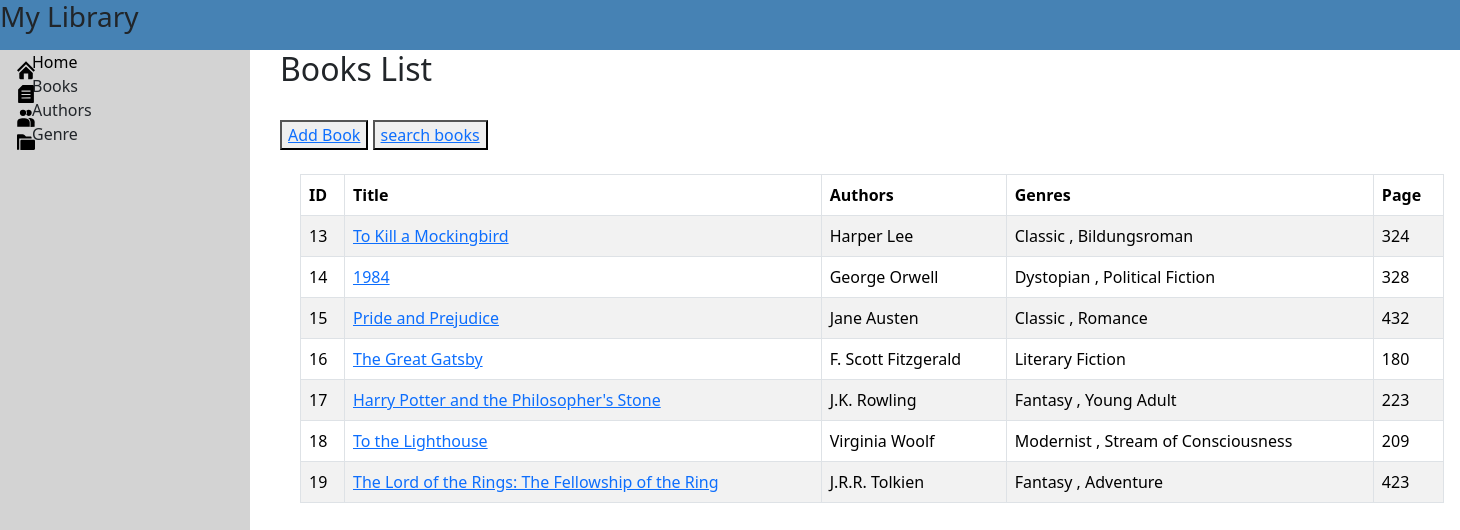
The page /books/ on the database its author committed.
### MainApp/models.py (models this page shows, shortened)
class Book(models.Model):
    title = models.CharField(max_length=255)
    pages = models.IntegerField()
    published_by = models.CharField(max_length=255)
    quote = models.CharField(max_length=255)
    authors = models.ManyToManyField(Author, related_name="books", through='BookAuthor')
    genres = models.ManyToManyField(Genre, related_name='books', through='BookGenre')

class Author(models.Model):
    name = models.CharField(max_length=200)
    class Meta:
        constraints = [
            models.UniqueConstraint(
                fields=["name"], name="unique_author_name"
            )
        ]

class Genre(models.Model):
    name = models.CharField(max_length=200)
    class Meta:
        constraints = [
            models.UniqueConstraint(
                fields=["name"], name="unique_genre_name"
            )
        ]

### MainApp/views.py (the view)
# urls.py: path('books/', views.book_list, name='book_list'),
def book_list(request):
    books = Book.objects.all()
    return render(request, 'book_list.html', {'books': books})

### MainApp/templates/book_list.html (shortened to what this page needs)
{% extends "master.html" %}
{% block content %}
  <h2>Books List</h2>
  <br>
  <div>
    <button><a href="{% url 'book_create' %}">Add Book</a></button>
    <button><a href="{% url 'search' %}">search books</a></button>
  </div>
  <br>
  <div class="row fixTableHead" style="width:80%; overflow:auto; margin-left:20px;">
    <table class="table table-bordered table-striped" id="tblmain" spellcheck="false">
      <thead class="table-bordered " style="background-color: lightskyblue;">
        <tr>
          <th scope="col" class=""> ID </th>
          <th scope="col" class=""> Title </th>
          <th scope="col"> Authors </th>
          <th scope="col"> Genres </th>
          <th scope="col"> Page </th>
        </tr>
      </thead>
      <tbody id="tbodymain" activerowidx="0">
        {% for book in books %}
          <tr>
            <td class="field-id">{{ book.id }} </td>
            <td class="field-title"><a href="{% url 'book_detail' book.id %}">{{ book.title }}</a></td>
            <td class="field-authors">
              {% for author in book.authors.all %}
                {{ author.name }}
              {% endfor %}
            </td>
            <td class="field-genres">
              {% for genre in book.genres.all %}
                {{ genre.name }}
                {% if not forloop.last %}, {% endif %}
              {% endfor %}
            </td>
            <td class="field-page">{{ book.pages }} </td>
          </tr>
          {% endfor %}
      </tbody>
    </table>
  </div>
{% endblock %}

### MainApp/templates/master.html (shortened to what this page needs)
<!DOCTYPE html>
<html>
<head>
  <link rel="stylesheet" href="{% static 'css/portal.css' %}">
  {% load bootstrap5 %}
  {% bootstrap_css %}
</head>
<body>
<header id="globalHeader" class='header'>
  <div >
    <h3> My Library</h3>
  </div>
</header>
<div class="master-wrapper">
  <nav class="side-nav" id="navbarSide">
    <div class="wrapper">
      <ul class="primary-list" id="listPrimary" data-role="tooltip">
        <li class="menu-item" data-menuid="100" id="homeNav">
          <div class="nav-icon">
            <img src="{% static 'img/icon_home.svg' %}" alt="Home" class="navimg">
          </div>
          <a tabindex="0" class="nav-link " href="/" style="color: black;">Home</a>
        </li>
        <li class="menu-item" data-menuid="101" id="booksNav">
          <div class="nav-icon">
            <img src="{% static 'img/icon_books.svg' %}" alt="Home" class="navimg">
          </div>
          <a tabindex="0" class="nav-link " href="/books">Books</a>
        </li>
        <li class="menu-item" data-menuid="102" id="authorsNav">
          <div class="nav-icon">
            <img src="{% static 'img/icon_authors.svg' %}" alt="Authors" class="navimg">
          </div>
          <a tabindex="0" class="nav-link" href="/author_list">Authors</a>
        </li>
        <li class="menu-item" data-menuid="103" id="genreNav">
          <div class="nav-icon">
            <img src="{% static 'img/icon_genre.svg' %}" alt="Genre" class="navimg">
          </div>
          <a tabindex="0" class="nav-link" href="/genre_list">Genre</a>
        </li>
      </ul>
    </div>
  </nav>
  <main class="content-wrapper">
    {% block content %}
    {% endblock %}
  </main>
</div>
</body>
</html>

### mystaticfiles/css/portal.css (style rules this page uses)
.header { position: fixed; width: 100%; height: 50px; background-color: steelblue; }
.master-wrapper { top: 50px; width: 100%; height: 100%; }
.side-nav { position: absolute; top: 50px; width: 250px; height: 100%; background-color: lightgray; }
.nav-icon { position: absolute; left: 16px; z-index: 7; display: inline-block; width: 25px; height: 44px; }
ul { list-style: none; }
.nav-link { color: black; font-weight: bold; }
.navimg { width: 20px; height: 20px; margin-top: 10px; }
.content-wrapper { position: absolute; top: 50px; left: 250px; width: 100%; height: 100%; background-color: white; padding-left: 30px; }

### rows shown on the page
Book: id "13", title "To Kill a Mockingbird", pages "324"
Author: name "Harper Lee"
Genre: name "Classic"
Genre: name "Bildungsroman"
Book: id "14", title "1984", pages "328"
Author: name "George Orwell"
Genre: name "Dystopian"
Genre: name "Political Fiction"
Book: id "15", title "Pride and Prejudice", pages "432"
Author: name "Jane Austen"
Genre: name "Romance"
Book: id "16", title "The Great Gatsby", pages "180"
Author: name "F. Scott Fitzgerald"
Genre: name "Literary Fiction"
Book: id "17", title "Harry Potter and the Philosopher's Stone", pages "223"
Author: name "J.K. Rowling"
Genre: name "Fantasy"
Genre: name "Young Adult"
Book: id "18", title "To the Lighthouse", pages "209"
Author: name "Virginia Woolf"
Genre: name "Modernist"
Genre: name "Stream of Consciousness"
Book: id "19", title "The Lord of the Rings: The Fellowship of the Ring", pages "423"
Author: name "J.R.R. Tolkien"
Genre: name "Adventure"
